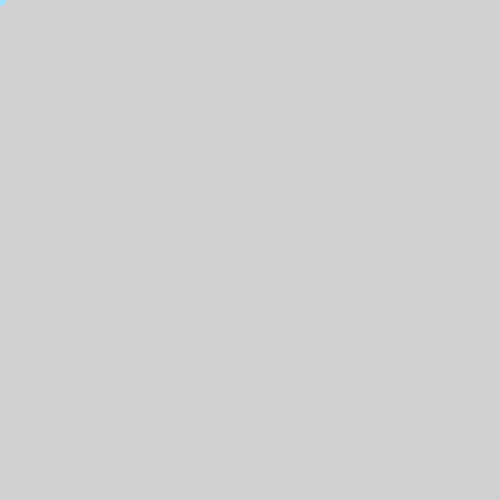
Frame 1 (no input)
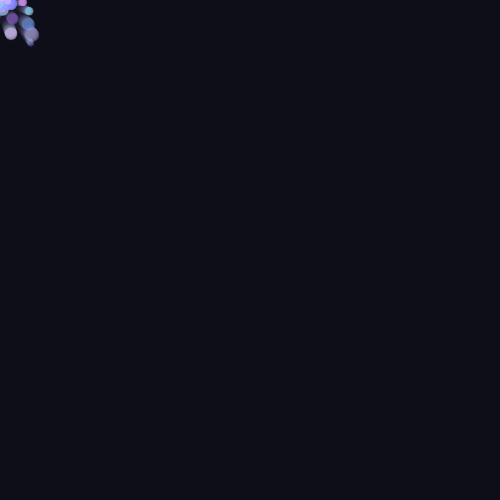
Frame 60 (no input)
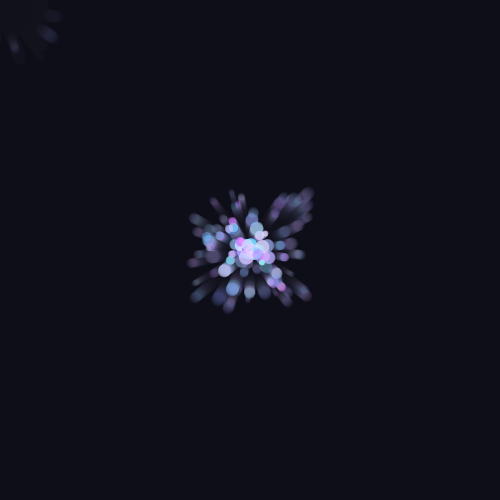
Frame 120 (the mouse pressed at the canvas centre since frame 60)

The p5.js sketch that drew these frames (run headless with seeded random() and noise() and a simulated clock; from frame 60 on, the mouse is pressed at the canvas centre):

// p5.js sketch
// ── sketch.js
let particles = [];

function setup() {
  createCanvas(500, 500);
}

function draw() {
  background(20, 20, 30, 50); // efeito de rasto (fade)

  // cria partículas no rato
  particles.push(new Particle(mouseX, mouseY));

  // atualizar partículas
  for (let i = particles.length - 1; i >= 0; i--) {
    particles[i].update();
    particles[i].show();

    if (particles[i].finished()) {
      particles.splice(i, 1);
    }
  }
}

class Particle {
  constructor(x, y) {
    this.x = x;
    this.y = y;
    this.vx = random(-1, 1);
    this.vy = random(-1, 1);
    this.alpha = 255;
    this.size = random(5, 15);
  }

  update() {
    this.x += this.vx;
    this.y += this.vy;
    this.alpha -= 4;
  }

  finished() {
    return this.alpha < 0;
  }

  show() {
    noStroke();
    fill(random(100,255), random(100,255), 255, this.alpha);
    circle(this.x, this.y, this.size);
  }
}

function mousePressed() {
  for (let i = 0; i < 50; i++) {
    particles.push(new Particle(mouseX, mouseY));
  }
}
